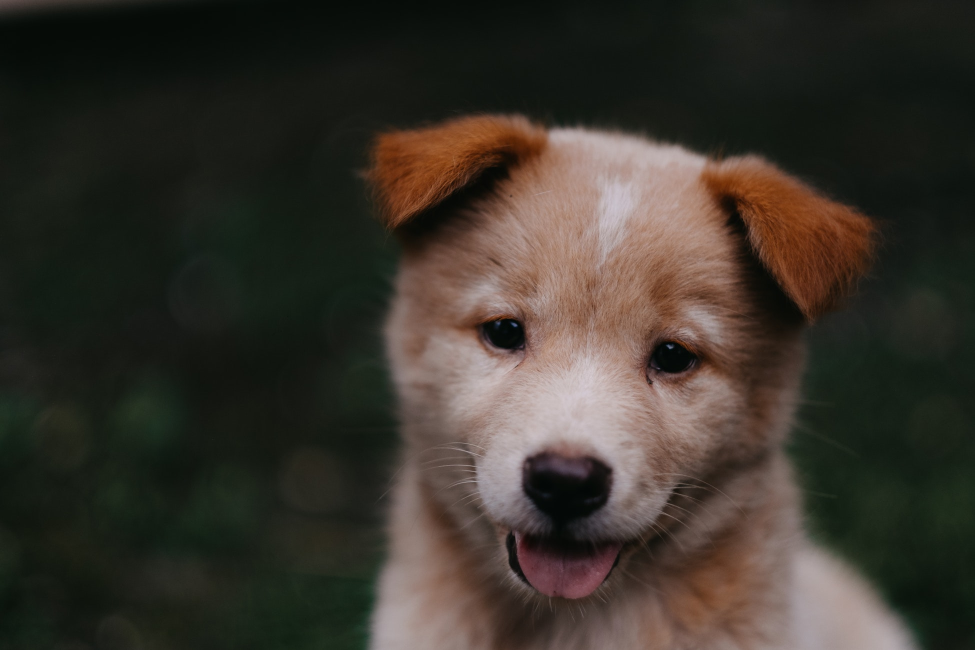
#> input picture OpenCv/00-puppy.jpg, 1950 x 1300 px, given in place of horse.jpg, which was not available (shown at 1/2 size)
$ jupyter execute OpenCV_13.ipynb   (shell and % lines are left out)   (text cells are left out)
#> lines starting #> are read from the running program, lines starting #| are printed output that depends on the picture; pictures that were not available may be replaced by others from this repository, and a replacement may not be noted
[cell 1]
import cv2
import numpy as np
import matplotlib.pyplot as plt

[cell 2]
dark_horse = cv2.imread('horse.jpg') # to work for histogram
#> dark_horse is the input picture: shape (1300, 1950, 3); mean B, G, R 43.8, 51.8, 57.3
horse = cv2.cvtColor(dark_horse,cv2.COLOR_BGR2RGB) # to show for me

rainbow_img = cv2.imread('rainbow.jpg')
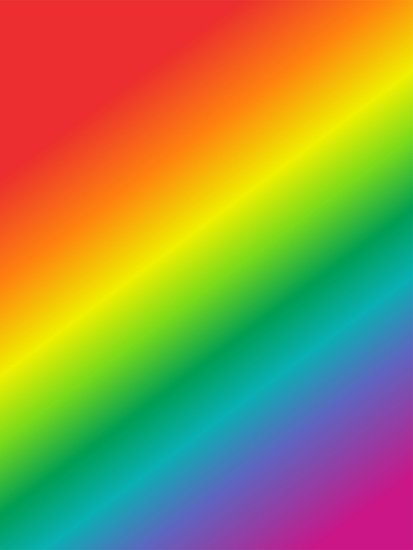
#> input picture OpenCv/rainbow.jpg, 413 x 550 px
#> rainbow_img is the input picture: shape (550, 413, 3); mean B, G, R 72.8, 142.3, 152.3
rainbow = cv2.cvtColor(rainbow_img,cv2.COLOR_BGR2RGB)

blue_bricks = cv2.imread('bricks.jpg')
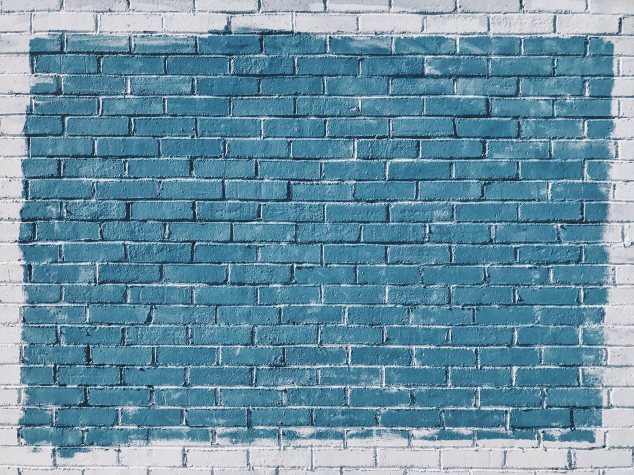
#> input picture OpenCv/bricks.jpg, 1267 x 950 px (shown at 1/2 size)
#> blue_bricks is the input picture: shape (950, 1267, 3); mean B, G, R 163.5, 144, 104.9
briks = cv2.cvtColor(blue_bricks,cv2.COLOR_BGR2RGB)

[cell 3]
plt.imshow(horse)

[cell 4]
plt.imshow(rainbow)

[cell 5]
plt.imshow(briks)

[cell 6]
hist_vals = cv2.calcHist([blue_bricks],channels=[0],mask=None,histSize=[256],ranges=[0,256])
#> hist_vals = 256 values, max 19329 at index 150, min 0 at index 0, mean 4701.8

[cell 7]
hist_vals.shape
#> Out = (256, 1)

[cell 8]
plt.plot(hist_vals)
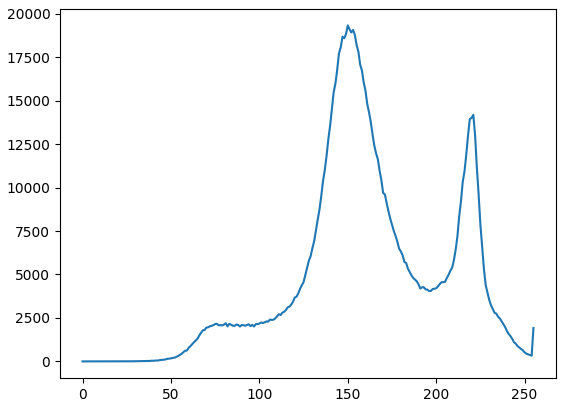
#> figure drawn by matplotlib, 1 panel; curve peaks at x = 150, y = 19329

[cell 9]
hist_vals = cv2.calcHist([dark_horse],channels=[0],mask=None,histSize=[256],ranges=[0,256])
#> hist_vals = 256 values, max 158781 at index 21, min 0 at index 211, mean 9902.3

[cell 10]
plt.plot(hist_vals)
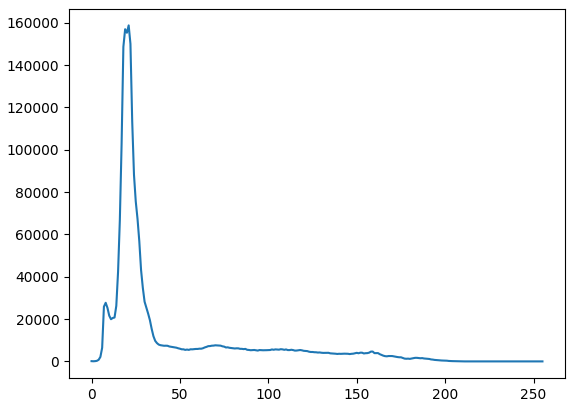
#> figure drawn by matplotlib, 1 panel; curve peaks at x = 21, y = 158781

[cell 11]
img = blue_bricks

[cell 12]
color = ('b','g','r')

[cell 13]
for i,col in enumerate(color):
    histr = cv2.calcHist([img],[i],None,[256],[0,256])
    plt.plot(histr,color=col)
    plt.xlim([0,256])

plt.title('Histograms')
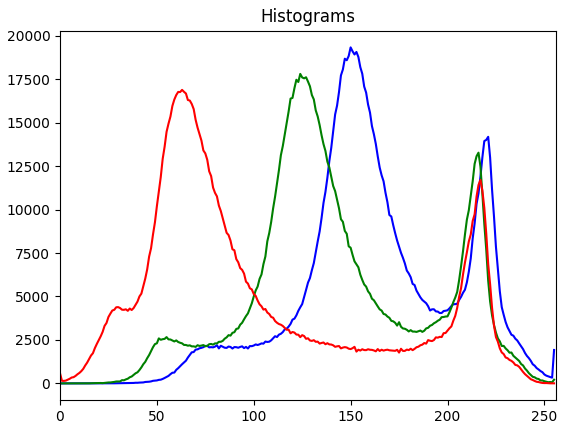
#> figure drawn by matplotlib, 1 panel; curve peaks at x = 150, y = 19329; curve peaks at x = 124, y = 17804; curve peaks at x = 63, y = 16885

[cell 14]
img = dark_horse

[cell 15]
color = ('b','g','r')

[cell 16]
for i,col in enumerate(color):
    histr = cv2.calcHist([img],[i],None,[256],[0,256])
    plt.plot(histr,color=col)
    plt.xlim([0,50])
    plt.ylim([0,500000])

plt.title('Histograms')
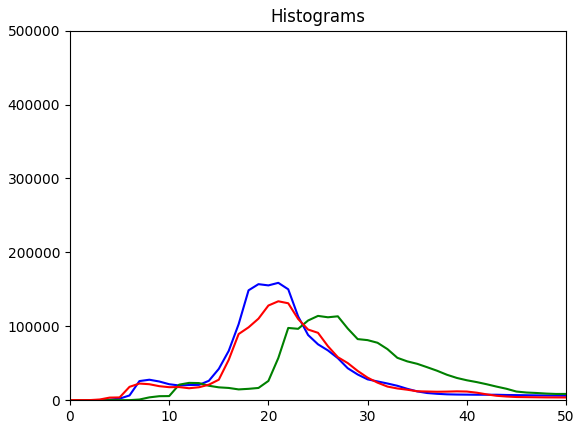
#> figure drawn by matplotlib, 1 panel; curve peaks at x = 21, y = 158781; curve peaks at x = 25, y = 114036; curve peaks at x = 21, y = 133817
